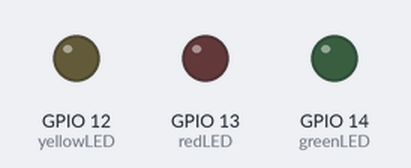
Recording of a sketch running on a simulated ESP32. On the bench: output pins drawn as LEDs (lit = HIGH). WiFi joins after 1.5 s; servers stay silent unless stated; web services answer with replies made up by the test bench; what the sketch prints to the serial monitor is not drawn.

Above: at 0.1 s.
At 2.1 s:
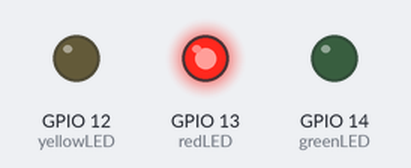
At 62.5 s:
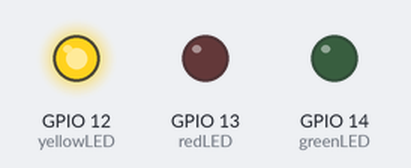
At 112.9 s:
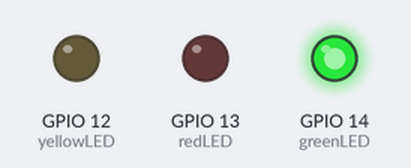
Timing chart, 0 to 114.4 s (numbered marks = the images above):
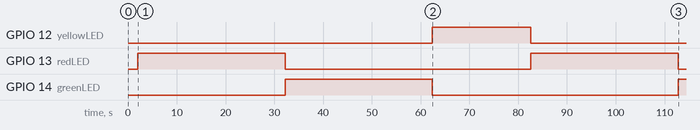

The sketch:

traffic_light_A_part.ino
```cpp
#include <WiFi.h>
#include <HTTPClient.h>

const char* ssid = "YOUR_WIFI_SSID";
const char* password = "YOUR_PASSWORD";
String api = "YOUR_API_KEY"; // Write Thingspeak Channel API Key

// LED pin setup
int greenLED = 14;  // Pin for green LED
int yellowLED = 12; // Pin for orange LED
int redLED = 13;   // Pin for red LED

void setup() {
  Serial.begin(115200);
  // Set up LED pins
  pinMode(greenLED, OUTPUT);
  pinMode(yellowLED, OUTPUT);
  pinMode(redLED, OUTPUT);

  WiFi.begin(ssid,password);
  Serial.print("Connecting to WiFi...");

  while (WiFi.status() != WL_CONNECTED) {
    delay(1000);
    Serial.print(".");
  }
  Serial.println("\nConnected to WiFi");
}

void sendData(String green, String orange, String red) {
  String url = "http://api.thingspeak.com/update?api_key=" + api + "&field1=" + green + "&field2=" + orange + "&field3=" + red;
  if (WiFi.status() == WL_CONNECTED) { // Check if connected to WiFi
    HTTPClient http;
    http.begin(url); // Specify the URL

    int httpResponseCode = http.GET(); // Send the GET request

    if (httpResponseCode > 0) {
      Serial.print("HTTP Response code: ");
      Serial.println(httpResponseCode);
    } else {
      Serial.print("Error on sending request: ");
      Serial.println(httpResponseCode);
    }

    http.end(); // Free resources
  } else {
    Serial.println("WiFi Disconnected");
  }
}

void controlTrafficLight(String state) {
  if (state == "green") {
    digitalWrite(greenLED, HIGH);
    digitalWrite(yellowLED, LOW);
    digitalWrite(redLED, LOW);
  } else if (state == "orange") {
    digitalWrite(greenLED, LOW);
    digitalWrite(yellowLED, HIGH);
    digitalWrite(redLED, LOW);
  } else if (state == "red") {
    digitalWrite(greenLED, LOW);
    digitalWrite(yellowLED, LOW);
    digitalWrite(redLED, HIGH);
  }
}

void loop() {
  // Simulate traffic light control
  controlTrafficLight("red");
  sendData("0", "0", "1");
  delay(30000);

  controlTrafficLight("green");
  sendData("1", "0", "0");
  delay(30000);

  controlTrafficLight("orange");
  sendData("0", "1", "0");
  delay(20000);
}
```

Measured:
- by itself, GPIO 12 (yellowLED): LOW → HIGH at 62.4 s, → LOW 20.2 s later
- by itself, GPIO 13 (redLED): alternates HIGH for 30.2 s and LOW for 50.4 s
- by itself, GPIO 14 (greenLED): LOW → HIGH at 32.2 s, → LOW 30.2 s later, → HIGH 50.4 s later
